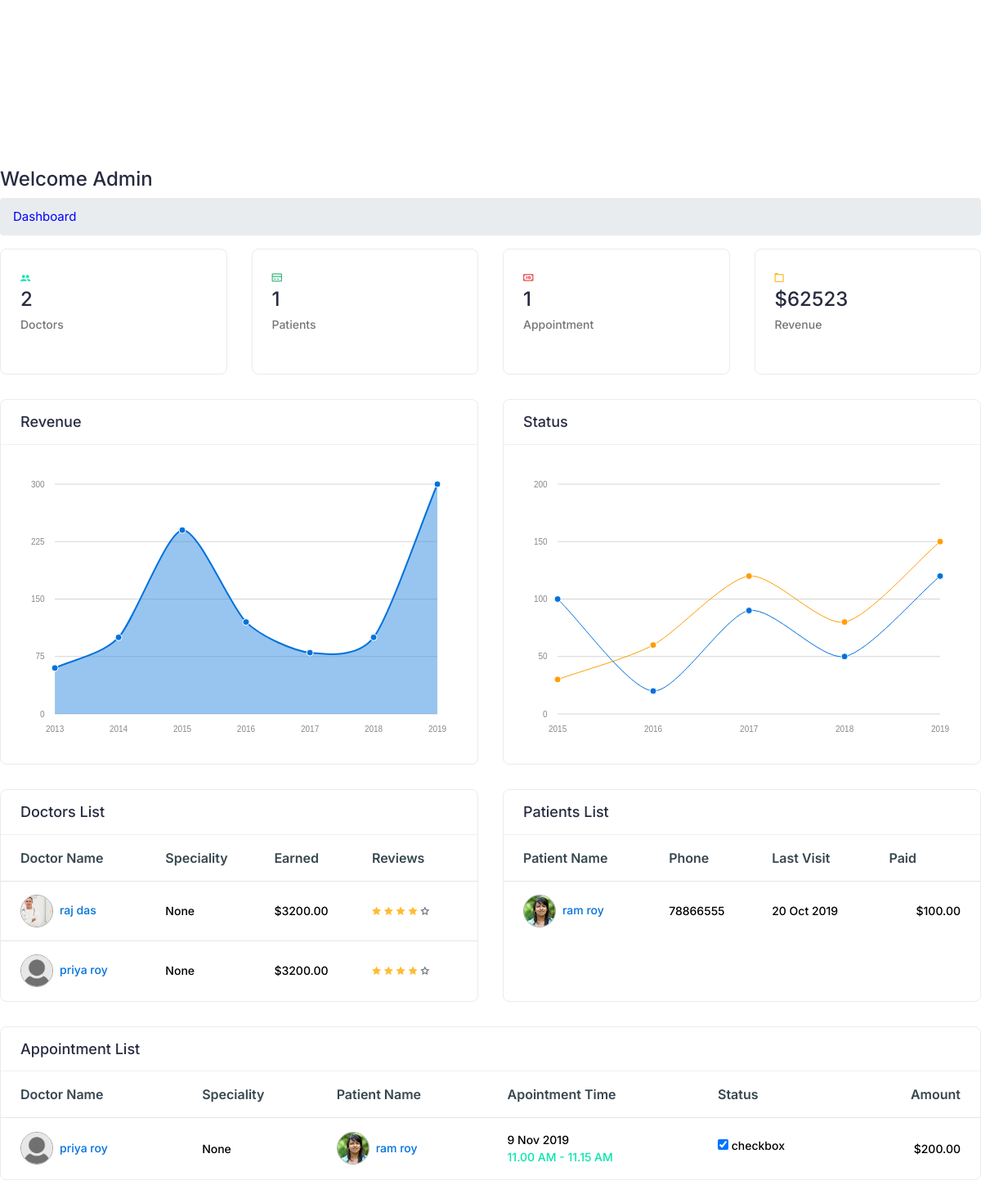
/admindashboard/ (signed in, lower part), run on an earlier commit of the app's database.
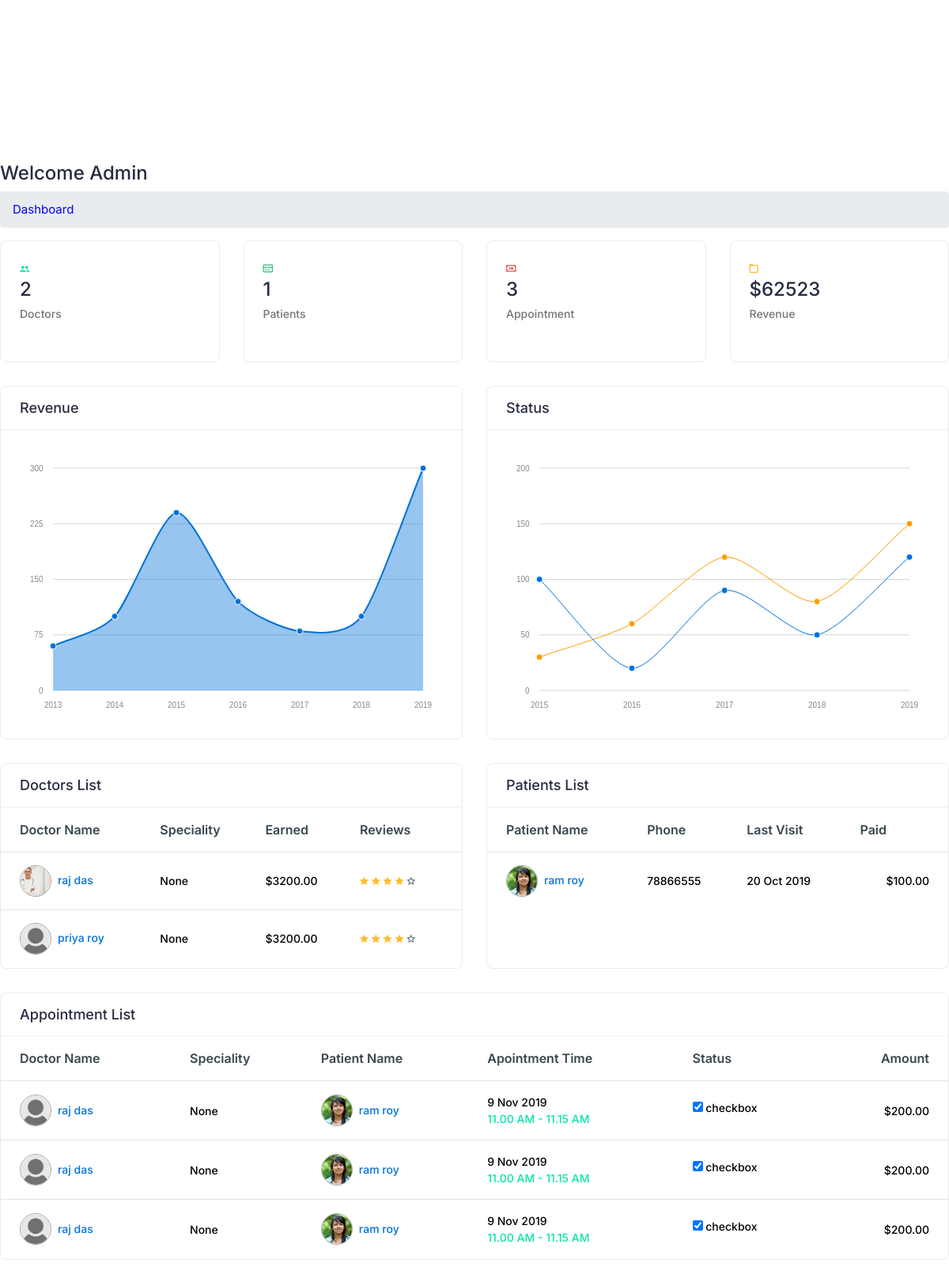
And on a later commit of the database.
### doctors/models.py (models this page shows, shortened)
class Dr(models.Model):
    user = models.OneToOneField(User,on_delete=models.CASCADE,related_name="Dr")
    name = models.CharField(max_length=30)
    img = models.ImageField()
    qulification = models.CharField(max_length=100)
    specialization = models.ForeignKey(speciality,unique=True,
    on_delete=models.CASCADE,related_name='Drs',null=True)
    address = models.TextField(max_length=300)
    email=models.EmailField()
    fees_starting= models.IntegerField()
    fees_end= models.IntegerField()
    gender = models.CharField(max_length=30)
    date = models.DateField(auto_now=True)
    time=models.TimeField(auto_now=True)

### patient/models.py (models this page shows, shortened)
class patient_record(models.Model):
        patient = models.OneToOneField(User, on_delete=models.CASCADE, related_name="patient_record")
        name = models.CharField(max_length=50)
        img = models.ImageField()
        mobile = models.IntegerField(blank=True)
        city = models.CharField(max_length=50)
        address = models.TextField()
        email = models.EmailField()
        DOB= models.DateField(blank=True)
        gender = models.CharField(max_length=50)
        Blood_group = models.CharField(max_length=20)
        age = models.IntegerField(blank=True)
        date=models.DateField(auto_now=True)
        def __str__(self):
            return self.name

class appoinmentlist(models.Model):
    doctor = models.ForeignKey(Dr, on_delete=models.CASCADE, related_name='appoinmentlist')
    patient = models.ForeignKey(patient_record, on_delete=models.CASCADE, related_name='appoinmentlists')
    date = models.DateField()
    time1 = models.TimeField()
    time2 = models.TimeField()
    card_name = models.CharField(max_length=20)
    card_no = models.IntegerField()
    cvv = models.IntegerField()
    exp_year = models.IntegerField()
    exp_month = models.IntegerField()
    amount = models.IntegerField()
    created_date=models.DateField(auto_now=True)

### Admin_hospital/views.py (the view)
# urls.py: path('admindashboard/', views.adminhome, name='adminhome'),
def adminhome(request):
    if request.user.is_authenticated:
        res = {}
        res['dct'] = Dr.objects.all()
        res['pnt'] = patient_record.objects.all()
        res['apmnt'] = appoinmentlist.objects.all()
        return render(request, 'Admin_hospital/adminhome.html', res)
    else:
        return redirect('error404')

### Admin_hospital/templates/Admin_hospital/adminhome.html (shortened to what the changed rows need)
{% extends 'adminbasic.html' %}
{% load static %}
{% block body %}
<div class="page-wrapper">
    <div class="content container-fluid">
        <div class="row">
            <div class="col-xl-3 col-sm-6 col-12">
                <div class="card">
                    <div class="card-body">
                        <div class="dash-widget-header">
                            <div class="dash-count">
                                <h3>
                                    {{apmnt|length}}
                                </h3>
                            </div>
                        </div>
                    </div>
                </div>
            </div>
        </div>
        <div class="row">
            <div class="col-md-6 d-flex">
                <div class="card card-table flex-fill">
                    {% if dct|length is not 0 %}
                    <div class="card-body">
                        <div class="table-responsive">
                            <table class="table table-hover table-center mb-0">
                                <thead>
                                    <tr>
                                        <th>
                                            Doctor Name
                                        </th>
                                        <th>
                                            Speciality
                                        </th>
                                        <th>
                                            Earned
                                        </th>
                                        <th>
                                            Reviews
                                        </th>
                                    </tr>
                                </thead>
                                <tbody>
                                    {% for d in dct %}
                                    <tr>
                                        <td>
                                            <h2 class="table-avatar">
                                                <a class="avatar avatar-sm mr-2" href="{% url 'Doctor_profile' d.id %}">
       {% if d.img|length is not 0 %}
       <img alt="Fred Ortego" class="avatar-img rounded-circle" src="/media/{{d.img}}" width="31"/>
            {% else %}
             <img alt="Fred Ortego" class="avatar-img rounded-circle" width="31" src="/media/default.jpg"/>
          {% endif %}
                                                </a>
                                                <a href="{% url 'Doctor_profile' d.id %}">
                                                    {{d.name}}
                                                </a>
                                            </h2>
                                        </td>
                                        <td>
                                            {{d.specialization}}
                                        </td>
                                        <td>
                                           $3200.00
                                        </td>
                                        <td>
                                            <i class="fe fe-star text-warning">
                                            </i>
                                            <i class="fe fe-star text-warning">
                                            </i>
                                            <i class="fe fe-star text-warning">
                                            </i>
                                            <i class="fe fe-star text-warning">
                                            </i>
                                            <i class="fe fe-star-o text-secondary">
                                            </i>
                                        </td>
                                    </tr>
                                    {% endfor %}
                                </tbody>
                            </table>
                        </div>
                    </div>
                    {% else %}
				<p style="color: blue;margin-left:20px; font-size: 30px;">No Doctor !</p>
				{% endif %}
                </div>
            </div>
            <div class="col-md-6 d-flex">
                <div class="card card-table flex-fill">
                    {% if pnt|length is not 0 %}
                    <div class="card-body">
                        <div class="table-responsive">
                            <table class="table table-hover table-center mb-0">
                                <thead>
                                    <tr>
                                        <th>
                                            Patient Name
                                        </th>
                                        <th>
                                            Phone
                                        </th>
                                        <th>
                                            Last Visit
                                        </th>
                                        <th>
                                            Paid
                                        </th>
                                    </tr>
                                </thead>
                                <tbody>
                                    {% for p in pnt %}
                                    <tr>
                                        <td>
                                            <h2 class="table-avatar">
                                                <a class="avatar avatar-sm mr-2" href="{%url 'patient_profile'%}?profile={{p.id}} ">
       {% if p.img|length is not 0 %}
       <img alt="Fred Ortego" class="avatar-img rounded-circle" src="/media/{{p.img}}" width="31"/>
            {% else %}
             <img alt="Fred Ortego" class="avatar-img rounded-circle" width="31" src="/media/default.jpg"/>
          {% endif %}
                                                </a>
                                                <a href="{%url 'patient_profile'%}?profile={{p.id}}">
                                                    {{p.name}}
                                                </a>
                                            </h2>
                                        </td>
                                        <td>
                                            {{p.mobile}}
                                        </td>
                                        <td>
                                            20 Oct 2019
                                        </td>
                                        <td class="text-right">
                                            $100.00
                                        </td>
                                    </tr>
                                    {% endfor %}
                                </tbody>
                            </table>
                        </div>
                    </div>
                    {% else %}
				<p style="color: blue;margin-left:20px; font-size: 30px;">No Patient !</p>
				{% endif %}
                </div>
            </div>
        </div>
        <div class="row">
            <div class="col-md-12">
                <div class="card card-table">
                    {% if apmnt|length is not 0 %}
                    <div class="card-body">
                        <div class="table-responsive">
                            <table class="table table-hover table-center mb-0">
                                <thead>
                                    <tr>
                                        <th>
                                            Doctor Name
                                        </th>
                                        <th>
                                            Speciality
                                        </th>
                                        <th>
                                            Patient Name
                                        </th>
                                        <th>
                                            Apointment Time
                                        </th>
                                        <th>
                                            Status
                                        </th>
                                        <th class="text-right">
                                            Amount
                                        </th>
                                    </tr>
                                </thead>
                                <tbody>
                                    {% for ap in apmnt %}
                                    <tr>
                                        <td>
                                            <h2 class="table-avatar">
                                                <a class="avatar avatar-sm mr-2" href="{% url 'Doctor_profile' ap.doctor.id %}">
       {% if ap.doctor..img|length is not 0 %}
       <img alt="Fred Ortego" class="avatar-img rounded-circle" src="/media/{{ap.doctor.img}}" width="31"/>
            {% else %}
             <img alt="Fred Ortego" class="avatar-img rounded-circle" width="31" src="/media/default.jpg"/>
          {% endif %}
                                                </a>
                                                <a href="{% url 'Doctor_profile' ap.doctor.id %}">
                                                    {{ap.doctor.name}}
                                                </a>
                                            </h2>
                                        </td>
                                        <td>
                                            {{ap.doctor.specialization}}
                                        </td>
                                        <td>
                                            <h2 class="table-avatar">
                                                <a class="avatar avatar-sm mr-2" href="{%url 'patient_profile'%}?profile={{ap.patient.id}}">
       {% if ap.patient.img|length is not 0 %}
       <img alt="Fred Ortego" class="avatar-img rounded-circle" src="/media/{{ap.patient.img}}" width="31"/>
            {% else %}
             <img alt="Fred Ortego" class="avatar-img rounded-circle" width="31" src="/media/default.jpg"/>
          {% endif %}
                                                </a>
                                                <a href="{%url 'patient_profile'%}?profile={{p.id}}">
                                                    {{ap.patient}}
                                                </a>
                                            </h2>
                                        </td>
                                        <td>
                                            9 Nov 2019
                                            <span class="text-primary d-block">
                                                11.00 AM - 11.15 AM
                                            </span>
                                        </td>
                                        <td>
                                            <div class="status-toggle">
                                                <input checked="" class="check" id="status_1" type="checkbox" />
                                                <label class="checktoggle" for="status_1">
                                                    checkbox
                                                </label>
                                            </div>
                                        </td>
                                        <td class="text-right">
                                            $200.00
                                        </td>
                                    </tr>
                                    {% endfor %}
                                </tbody>
                            </table>
                        </div>
                    </div>
                    {% else %}
				<p style="color: blue;margin-left:20px; font-size: 30px;">No Appointment !</p>
				{% endif %}
                </div>
            </div>
        </div>
    </div>
</div>
{% endblock body %}

What changed in the data, as far as the page shows it:
removed appoinmentlist: doctor.name "priya roy", doctor.specialization "None", patient.img (picture), patient "ram roy"
added appoinmentlist: doctor.name "raj das", doctor.specialization "None", patient.img (picture), patient "ram roy"
added appoinmentlist: doctor.name "raj das", doctor.specialization "None", patient.img (picture), patient "ram roy"
added appoinmentlist: doctor.name "raj das", doctor.specialization "None", patient.img (picture), patient "ram roy"
Also different on the page:
{{ apmnt|length }}: "1" → "3"
